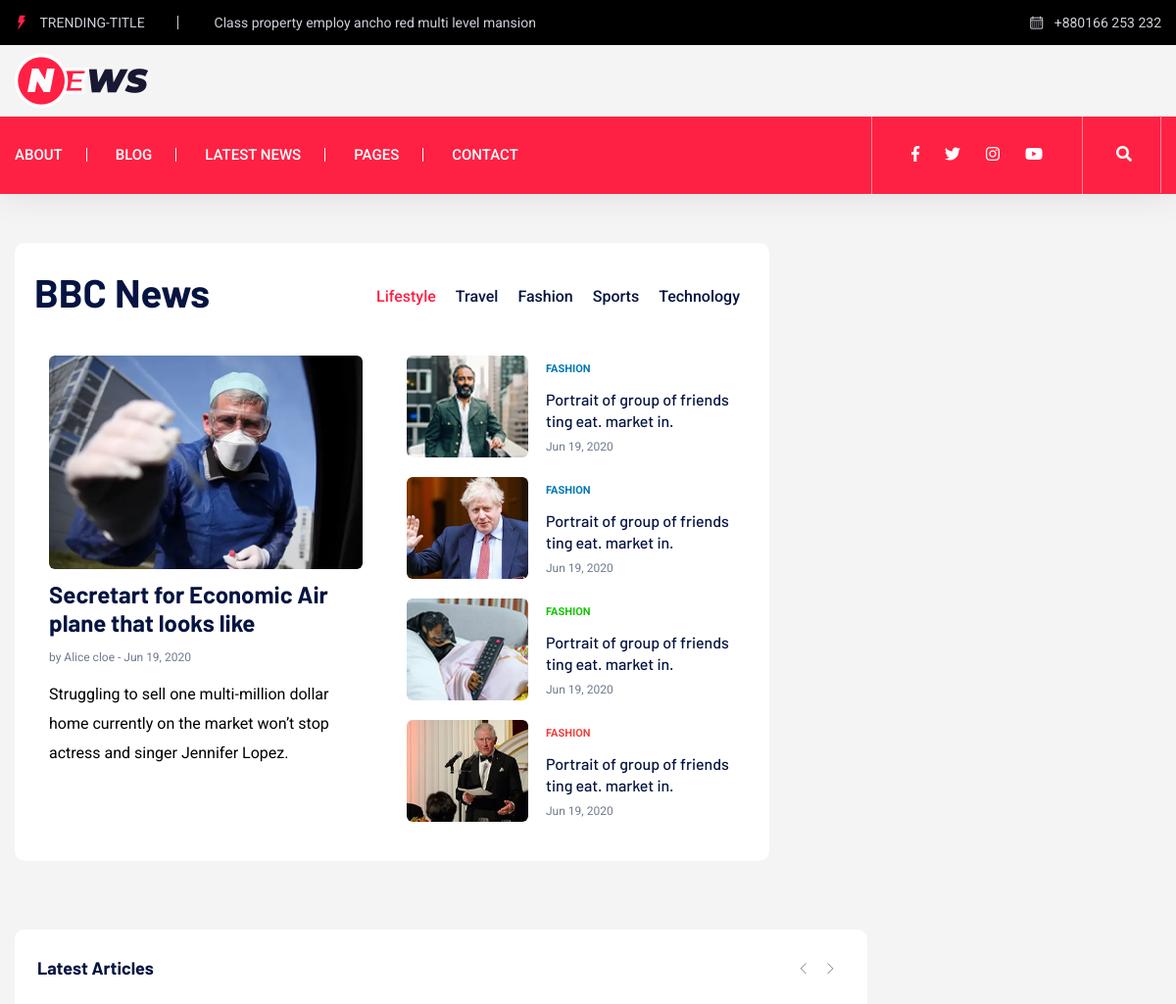
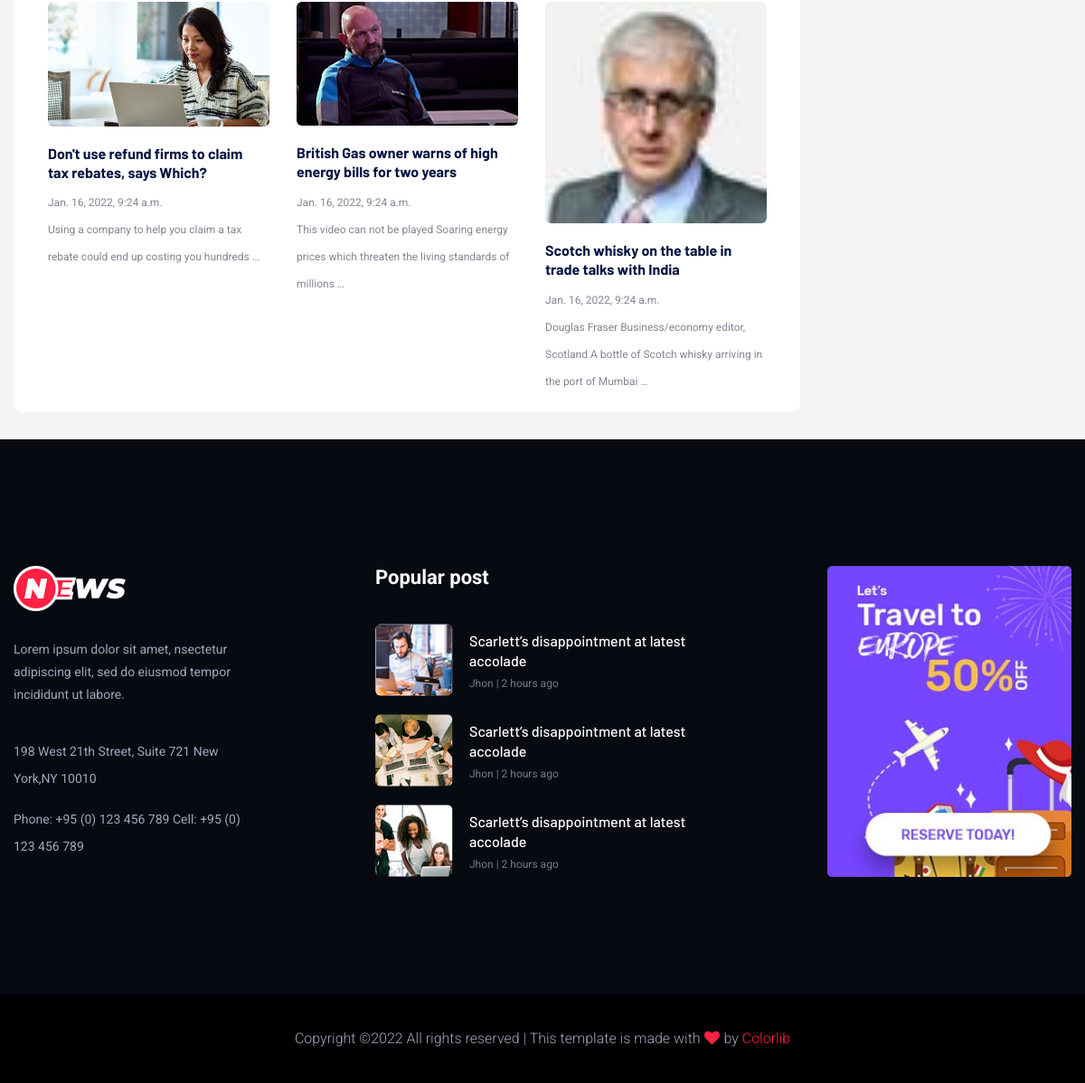
The page / on the database its author committed (2 pictures, top to bottom).
### bbc_news/models.py (models this page shows, shortened)
class Article(models.Model):
    name = models.CharField(max_length=255)
    slug = models.SlugField(max_length=255, unique=True)
    content = models.TextField()
    content_words_count = models.IntegerField(null=True, blank=True)
    short_description = models.TextField()
    main_image = models.ImageField(upload_to="images")
    pub_date = models.DateTimeField(auto_now_add=True)
    categories = models.ManyToManyField(Category)
    author = models.ForeignKey(Author, on_delete=models.CASCADE)
    objects = models.Manager()

### bbc_news/views.py (the view)
# urls.py: path("", views.index_handler, name="homepage"),
def index_handler(request):
    last_articles = Article.objects.all().order_by("-pub_date")[:6].prefetch_related('categories')
    context = {'last_articles': last_articles}
    return render(request, "news/index.html", context)

### templates/news/index.html (shortened to what this page needs)
{% extends 'news/base.html' %}
{% load static %}
{% block content %}
<section class="whats-news-area pt-50 pb-20 gray-bg">
    <div class="container">
        <div class="row">
            <div class="col-lg-8">
                <div class="whats-news-wrapper">
                    <div class="row justify-content-between align-items-end mb-15">
                        <div class="col-xl-4">
                            <div class="section-tittle mb-30">
                                <h3>BBC News</h3>
                            </div>
                        </div>
                        <div class="col-xl-8 col-md-9">
                            <div class="properties__button">
                                <nav>
                                    <div class="nav nav-tabs" id="nav-tab" role="tablist">
                                        <a class="nav-item nav-link active" id="nav-home-tab" data-toggle="tab"
                                           href="#nav-home" role="tab" aria-controls="nav-home" aria-selected="true">Lifestyle</a>
                                        <a class="nav-item nav-link" id="nav-profile-tab" data-toggle="tab"
                                           href="#nav-profile" role="tab" aria-controls="nav-profile"
                                           aria-selected="false">Travel</a>
                                        <a class="nav-item nav-link" id="nav-contact-tab" data-toggle="tab"
                                           href="#nav-contact" role="tab" aria-controls="nav-contact"
                                           aria-selected="false">Fashion</a>
                                        <a class="nav-item nav-link" id="nav-last-tab" data-toggle="tab"
                                           href="#nav-last" role="tab" aria-controls="nav-contact"
                                           aria-selected="false">Sports</a>
                                        <a class="nav-item nav-link" id="nav-Sports" data-toggle="tab"
                                           href="#nav-nav-Sport" role="tab" aria-controls="nav-contact"
                                           aria-selected="false">Technology</a>
                                    </div>
                                </nav>
                            </div>
                        </div>
                    </div>
                    <div class="row">
                        <div class="col-12">
                            <div class="tab-content" id="nav-tabContent">
                                <div class="tab-pane fade show active" id="nav-home" role="tabpanel"
                                     aria-labelledby="nav-home-tab">
                                    <div class="row">
                                        <div class="col-xl-6 col-lg-12">
                                            <div class="whats-news-single mb-40 mb-40">
                                                <div class="whates-img">
                                                    <img src="{% static 'assets/img/gallery/whats_news_details1.png' %}" alt="">
                                                </div>
                                                <div class="whates-caption">
                                                    <h4><a href="latest_news.html">Secretart for Economic Air plane that
                                                        looks like</a></h4>
                                                    <span>by Alice cloe   -   Jun 19, 2020</span>
                                                    <p>Struggling to sell one multi-million dollar home currently on the
                                                        market won’t stop actress and singer Jennifer Lopez.</p>
                                                </div>
                                            </div>
                                        </div>
                                        <div class="col-xl-6 col-lg-12">
                                            <div class="row">
                                                <div class="col-xl-12 col-lg-6 col-md-6 col-sm-10">
                                                    <div class="whats-right-single mb-20">
                                                        <div class="whats-right-img">
                                                            <img src="{% static 'assets/img/gallery/whats_right_img1.png' %}"  alt="">
                                                        </div>
                                                        <div class="whats-right-cap">
                                                            <span class="colorb">FASHION</span>
                                                            <h4><a href="latest_news.html">Portrait of group of friends
                                                                ting eat. market in.</a></h4>
                                                            <p>Jun 19, 2020</p>
                                                        </div>
                                                    </div>
                                                </div>
                                                <div class="col-xl-12 col-lg-6 col-md-6 col-sm-10">
                                                    <div class="whats-right-single mb-20">
                                                        <div class="whats-right-img">
                                                            <img src="{% static 'assets/img/gallery/whats_right_img2.png' %}" alt="">
                                                        </div>
                                                        <div class="whats-right-cap">
                                                            <span class="colorb">FASHION</span>
                                                            <h4><a href="latest_news.html">Portrait of group of friends
                                                                ting eat. market in.</a></h4>
                                                            <p>Jun 19, 2020</p>
                                                        </div>
                                                    </div>
                                                </div>
                                                <div class="col-xl-12 col-lg-6 col-md-6 col-sm-10">
                                                    <div class="whats-right-single mb-20">
                                                        <div class="whats-right-img">
                                                            <img src="{% static 'assets/img/gallery/whats_right_img3.png' %}" alt="">
                                                        </div>
                                                        <div class="whats-right-cap">
                                                            <span class="colorg">FASHION</span>
                                                            <h4><a href="latest_news.html">Portrait of group of friends
                                                                ting eat. market in.</a></h4>
                                                            <p>Jun 19, 2020</p>
                                                        </div>
                                                    </div>
                                                </div>
                                                <div class="col-xl-12 col-lg-6 col-md-6 col-sm-10">
                                                    <div class="whats-right-single mb-20">
                                                        <div class="whats-right-img">
                                                            <img src="{% static 'assets/img/gallery/whats_right_img4.png' %}" alt="">
                                                        </div>
                                                        <div class="whats-right-cap">
                                                            <span class="colorr">FASHION</span>
                                                            <h4><a href="latest_news.html">Portrait of group of friends
                                                                ting eat. market in.</a></h4>
                                                            <p>Jun 19, 2020</p>
                                                        </div>
                                                    </div>
                                                </div>
                                            </div>
                                        </div>
                                    </div>
                                </div>
                            </div>
                        </div>
                    </div>
                </div>
                    </div>
                </div>
            </div>
</section>
<div class="weekly2-news-area pt-50 pb-30 gray-bg">
    <div class="container">
        <div class="weekly2-wrapper">
            <div class="row">
                <div class="col-lg-9">
                    <div class="slider-wrapper">
                        <div class="row">
                            <div class="col-lg-12">
                                <div class="small-tittle mb-30">
                                    <h4>Latest Articles</h4>
                                </div>
                            </div>
                        </div>
                        <div class="row">
                            <div class="col-lg-12">
                                <div class="weekly2-news-active d-flex">
                                         {% for article in last_articles %}
                                    <div class="weekly2-single">
                                        <div class="weekly2-img">
                                            <img src="{{ article.main_image.url }}" alt="">
                                        </div>
                                        <div class="weekly2-caption">
                                            <h4><a href="{% url 'article' article.slug %}  ">{{ article.name }}</a></h4>
                                            <p>{{article.pub_date}} </p>
                                            <p> {{article.short_description|truncatewords:16 }}  </p>
                                        </div>
                                    </div>
                                        {% endfor%}
                                </div>
                            </div>
                        </div>
                    </div>
                </div>
            </div>
        </div>
    </div>
</div>
{% endblock content %}

### rows shown on the page
Article: main_image (picture), name "Don't use refund firms to claim tax rebates, says Which?", pub_date "Jan. 16, 2022, 9:24 a.m.", short_description "Using a company to help you claim a tax rebate could end up costing you hundreds …"
Article: main_image (picture), name "British Gas owner warns of high energy bills for two years", pub_date "Jan. 16, 2022, 9:24 a.m.", short_description "This video can not be played Soaring energy prices which threaten the living standards of millions …"
Article: main_image (picture), name "Scotch whisky on the table in trade talks with India", pub_date "Jan. 16, 2022, 9:24 a.m.", short_description "Douglas Fraser Business/economy editor, Scotland A bottle of Scotch whisky arriving in the port of Mumbai …"
